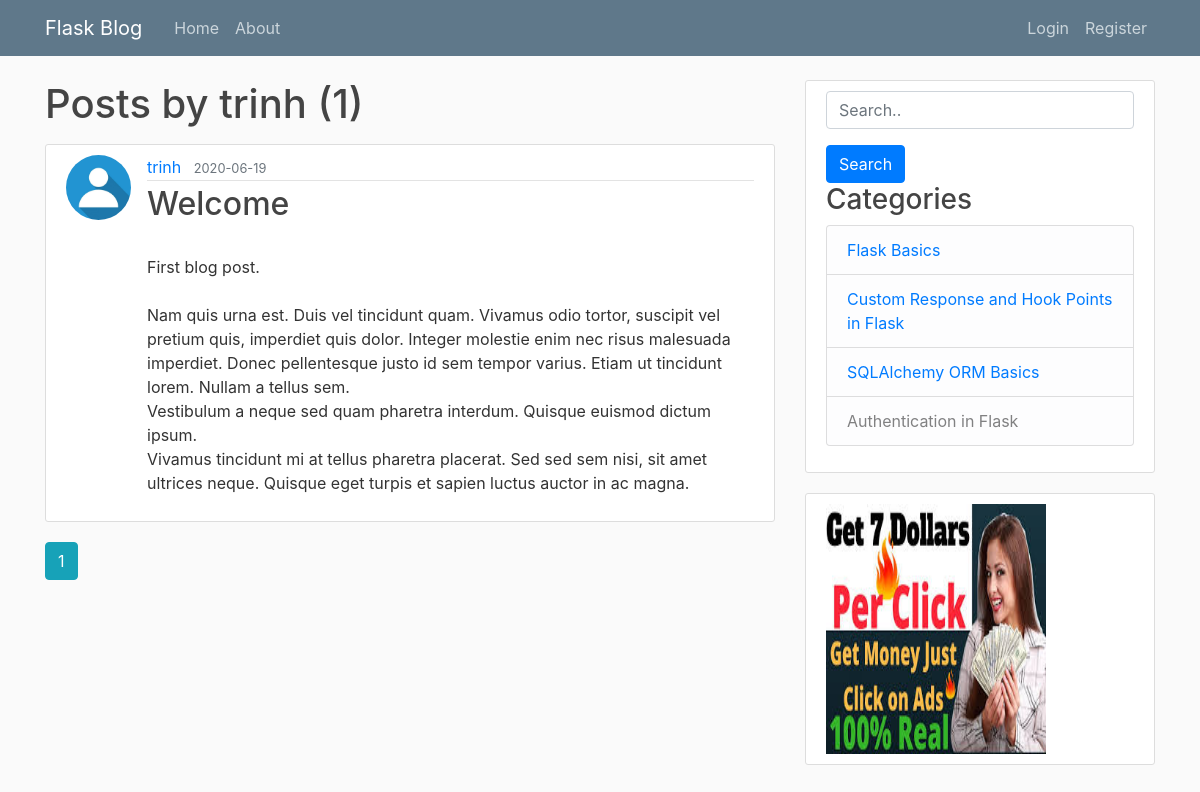
/user/trinh, run on the app's committed database.
### flaskblog/models.py (models this page shows, shortened)
class User(db.Model, UserMixin):
    id = db.Column(db.Integer, primary_key=True)
    username = db.Column(db.String(20), unique=True, nullable=False)
    email = db.Column(db.String(120), unique=True, nullable=False)
    password = db.Column(db.String(60), nullable=False)
    image_file = db.Column(db.String(20), nullable=False,
                           default='default.jpg')
    Posts = db.relationship('Post', backref='author', lazy=True)

class Post(db.Model):
    id = db.Column(db.Integer, primary_key=True)
    title = db.Column(db.String(100), nullable=False)
    date_posted = db.Column(db.DateTime, nullable=False,
                            default=datetime.utcnow)
    content = db.Column(db.Text(), nullable=False)
    user_id = db.Column(db.Integer, db.ForeignKey('user.id'), nullable=False)

### flaskblog/users/routes.py (the view)
@users.route("/user/<string:username>")
def user_posts(username):
    page = request.args.get('page', 1, type=int)
    user = User.query.filter_by(username=username).first_or_404()
    posts = Post.query.filter_by(author=user)\
        .order_by(Post.date_posted.desc())\
        .paginate(page=page, per_page=3)
    return render_template('user_posts.html', posts=posts, user=user)

### flaskblog/templates/user_posts.html
{% extends "layout.html" %}
{% block content %}
    <h1 class="mb-3">Posts by {{user.username }} ({{ posts.total }})</h1>
    {% for post in posts.items %}
    <article class="media content-section">
        <img class="rounded-circle article-img" src="{{ url_for('static', filename='profile_pics/' + post.author.image_file) }}">
        <div class="media-body">
            <div class="article-metadata">
                <a class="mr-2" href="{{ url_for('users.user_posts', username=post.author.username) }}">{{ post.author.username }}</a>
                <small class="text-muted">{{ post.date_posted.strftime('%Y-%m-%d') }}</small>
            </div>
            <h2><a class="article-title" href="{{ url_for('posts.post', post_id=post.id) }}">{{ post.title }}</a></h2>
            <p class="article-content">{{ post.content }}</p>
        </div>
    </article>
    {% endfor %}
    {% for page_num in posts.iter_pages(left_edge=1, right_edge=1, left_current=1, right_current=1) %}
        {% if page_num %}
            {% if posts.page == page_num %}
                <a class="btn btn-info mb-4" href="{{ url_for('users.user_posts', username=user.username, page=page_num) }}"> {{ page_num }}</a>
            {% else %}
                <a class="btn btn-outline-info mb-4" href="{{ url_for('users.user_posts', username=user.username, page=page_num) }}"> {{ page_num }}</a>
            {% endif %}
        {% else %}
            ...
        {% endif %}
    {% endfor %}
{% endblock content %}

### flaskblog/static/main.css (style rules this page uses)
body { background: #fafafa; color: #333333; margin-top: 5rem; }
h1, h2, h3, h4, h5, h6 { color: #444444; }
.content-section { background: #ffffff; padding: 10px 20px; border: 1px solid #dddddd; border-radius: 3px; margin-bottom: 20px; }
.article-title { color: #444444; }
.article-content { white-space: pre-line; }
.article-img { height: 65px; width: 65px; margin-right: 16px; }
.article-metadata { padding-bottom: 1px; margin-bottom: 4px; border-bottom: 1px solid #e3e3e3 }

### data on the page
User: username "trinh"
Post: image_file (placeholder picture), author.username "trinh", date_posted "2020-06-19", title "Welcome", content "First blog post. Nam quis urna est. Duis vel tincidunt quam. Vivamus odio tortor, suscipit vel pretium quis, imperdiet quis dolor. Integer molestie enim nec risus malesuada imperdiet. Donec pellentesque justo id sem tempor varius. Etiam ut tincidunt lorem. Nullam a tellus sem. Vestibulum a neque sed quam pharetra interdum. Quisque euismod dictum ipsum. Vivamus tincidunt mi at tellus pharetra placerat. Sed sed sem nisi, sit amet ultrices neque. Quisque eget turpis et sapien luctus auctor in ac magna."

### other printed values
{{ posts.total }} "1"
{{ page_num }} "1"
